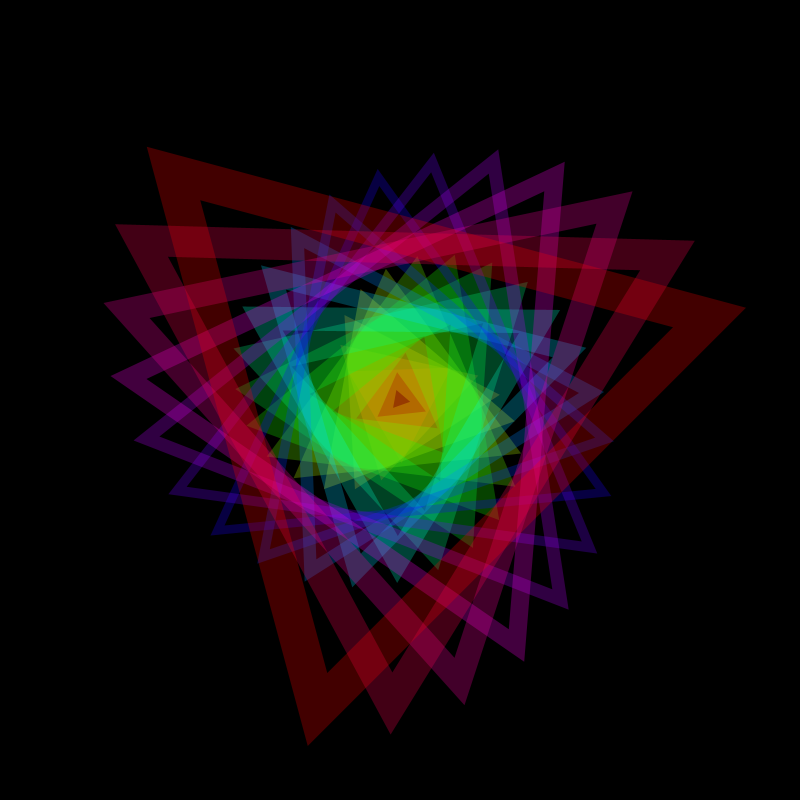
Frame 1 (no input)
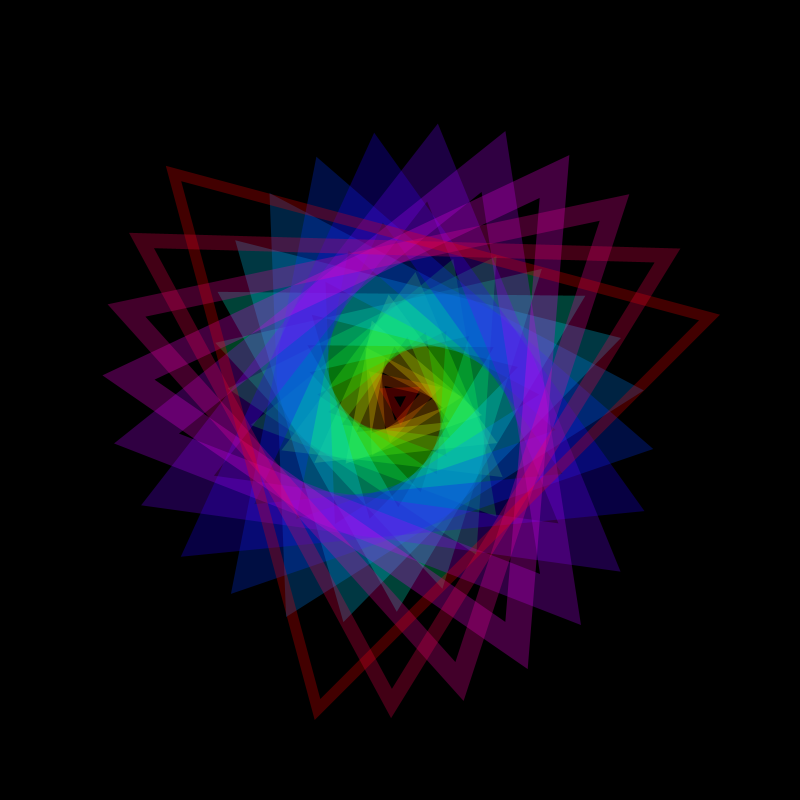
Frame 60 (the mouse pressed at the canvas centre just before this capture)
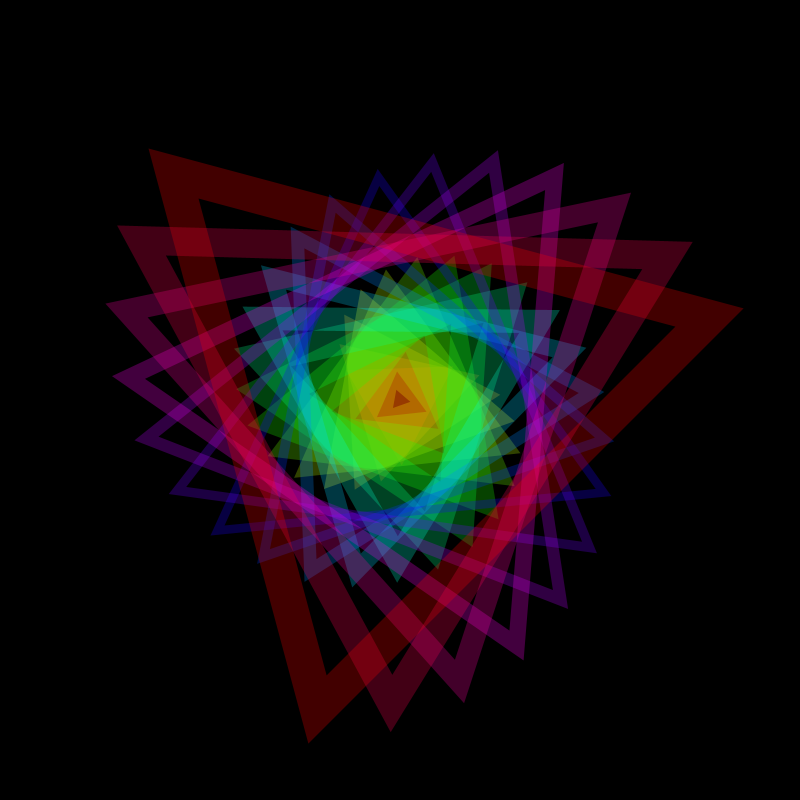
Frame 120 (the mouse held since frame 60 and released just before this capture)

The Processing sketch that drew these frames (run headless with seeded random() and noise(); from frame 60 on, the mouse is pressed at the canvas centre):

// Processing sketch: sketch_190721a
// ── sketch_190721a.pde
float deg;
float rad;
float pingPong;
float sw;
float s;
float rot;
float num;

void setup() {
  size(800, 800);
  colorMode(HSB);
}


void draw() {
  background(0);
  noFill();
  num = 20.0;
  //用i让每一次正弦波的弧度都不一样
  for (int i=1; i<=num; i++) {  //i=圈的个数
    //stroke(noise(i)*255,noise(i+20)*255,noise(i+40)*255,100);
    deg = (millis()+136*i)/8.0;  //第一个参数：调整一圈的大小；第二个参数：调整速度的大小
    rad = radians(deg);
    pingPong = sin(rad);
    //不同节奏的来回往复用在笔触上
    sw = map(pingPong, -1.0, 1.0, 8.6, 53.4);//第3,4个参数：调整单个环的大小
    strokeWeight(sw);
    //s = map(pingPong, -1.0, 1.0, 0.0, 255.0);
    s = map(i, 1, 20, 0.0, 255.0);
    stroke(s, 255, 255, 66);//带一点透明
    //fill(s, 255, 255, i%255);

    pushMatrix();
    translate(width/2, height/2);
    rotate(radians(s));
    drawPolygon1(i*16, 3);
    popMatrix();
  }
}


void drawPolygon1(float r, int count) {
  beginShape();
  for (int i=1; i <=count; i++) {
    float unit = 360/count;
    float x = r*sin(radians(unit*i));
    float y = r*cos(radians(unit*i));
    vertex(x, y);
  }
  endShape(CLOSE);
}
